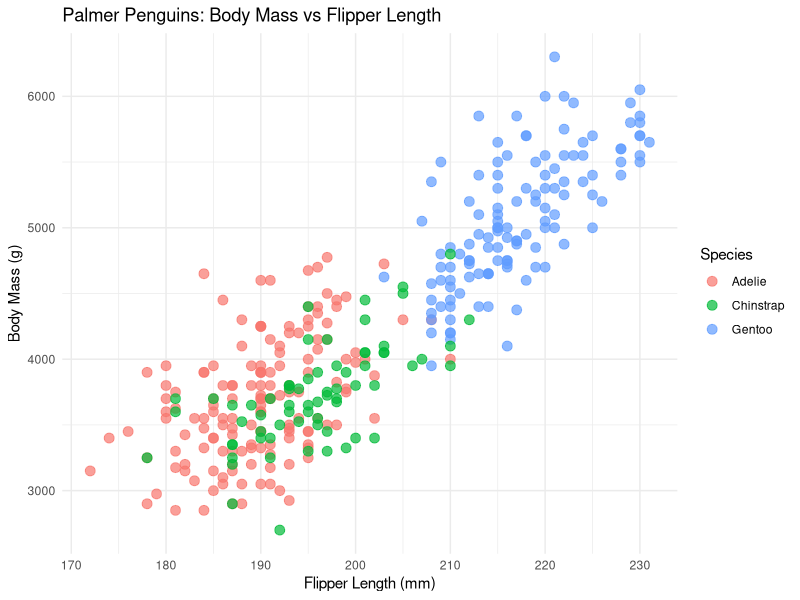

Here is the R script that generated this plot:
## ---- chunk 1
library(ggplot2)
library(palmerpenguins)

# Basic scatter plot
ggplot(penguins, aes(x = flipper_length_mm, 
                     y = body_mass_g, 
                     color = species)) +
  geom_point(size = 3, alpha = 0.7, na.rm = TRUE) +
  labs(
    title = "Palmer Penguins: Body Mass vs Flipper Length",
    x = "Flipper Length (mm)",
    y = "Body Mass (g)",
    color = "Species"
  ) +
  theme_minimal()

